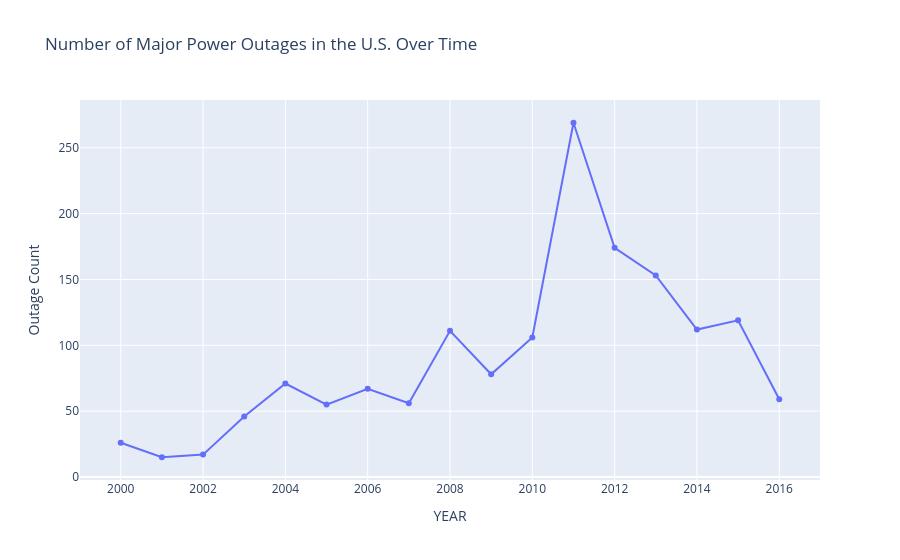

Notebook cell for this chart:
### Markdown cell above
## Step 2: Data Cleaning and Exploratory Data Analysis

### Code cell
import pandas as pd
import plotly.express as px

df = pd.read_excel("Project 04 Checkpoint 1 Outage.xlsx", skiprows=5)
df = df[df["YEAR"].notna()]

outages_per_year = df.groupby("YEAR").size().reset_index(name="Outage Count")
# Create missingness indicator
fig = px.line(
    outages_per_year,
    x='YEAR',
    y='Outage Count',
    markers=True,
    title='Number of Major Power Outages in the U.S. Over Time'
)

fig.show()

fig.write_html("assets/outages_over_time.html", include_plotlyjs='cdn')

### Figure 1 — Plotly figure (JSON) as saved in the notebook; plotly's stock layout.template omitted (floating-point values rounded to 4 significant figures)
{"data": [{"hovertemplate": "YEAR=%{x}<br>Outage Count=%{y}<extra></extra>", "legendgroup": "", "line": {"color": "#636efa", "dash": "solid"}, "marker": {"symbol": "circle"}, "mode": "lines+markers", "name": "", "orientation": "v", "showlegend": false, "type": "scatter", "x": [2000, 2001, 2002, 2003, 2004, 2005, 2006, 2007, 2008, 2009, 2010, 2011, 2012, 2013, 2014, 2015, 2016], "xaxis": "x", "y": [26, 15, 17, 46, 71, 55, 67, 56, 111, 78, 106, 269, 174, 153, 112, 119, 59], "yaxis": "y"}], "layout": {"legend": {"tracegroupgap": 0}, "title": {"text": "Number of Major Power Outages in the U.S. Over Time"}, "xaxis": {"anchor": "y", "domain": [0, 1], "title": {"text": "YEAR"}}, "yaxis": {"anchor": "x", "domain": [0, 1], "title": {"text": "Outage Count"}}}}
